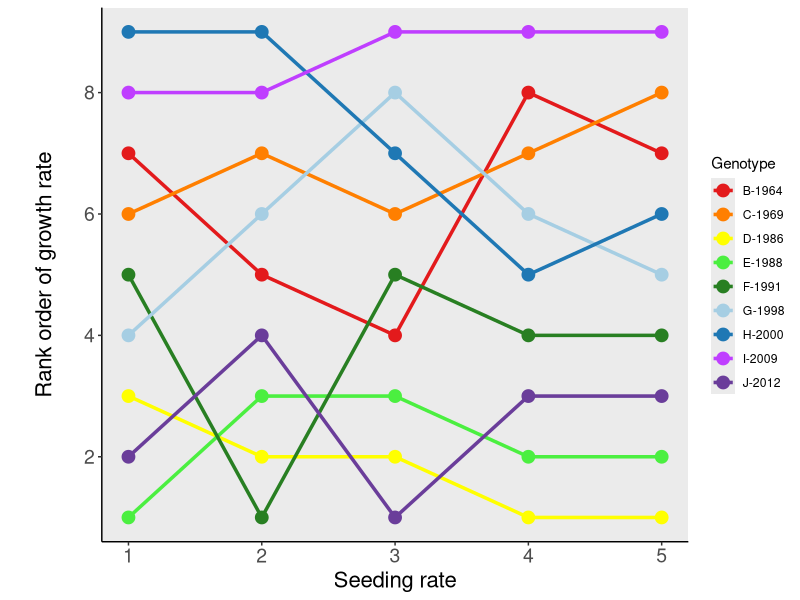

Generate this figure with R:
# Haltiner, L., Hänggi, C., Spaak, P., Dennis, S.R. 
# Sex in crowded places: population density regulates reproductive strategy. 
# Hydrobiologia (2019) doi:10.1007/s10750-019-04143-7
# Script for Supplementary Figure S2

#library
library(ggplot2)

# colour settings
mycols_j=c(	"#e31a1c","#ff7f00"	,"yellow"	,"#4bef40"	,"#287f22"	,"#a6cee3",	"#1f78b4"	,"darkorchid1"	,"#6a3d9a")

# load data file
totj <- read.table("./data/Crowded_Sex_growthrate_ranked.txt", header=TRUE)


# Figure S2
plots2 <- ggplot(totj, aes( seeding_rate,ranked, colour=genotype))
plots2+  geom_line(size=1.2, aes(group=genotype))+
  geom_point(size=4)+
  theme(panel.grid.major = element_blank(),panel.grid.minor = element_blank()) +
  scale_colour_manual(values=mycols_j, name="Genotype")+
  labs(y="Rank order of growth rate", x="Seeding rate")+
  scale_y_continuous(breaks=c(2,4,6,8))+
  theme(panel.border = element_blank(), axis.line=element_line(),
        axis.text=element_text(size=14),
        axis.title=element_text(size=16),
        axis.title.y = element_text(margin = margin(t = 0, r = 20, b = 0, l = 20)))
